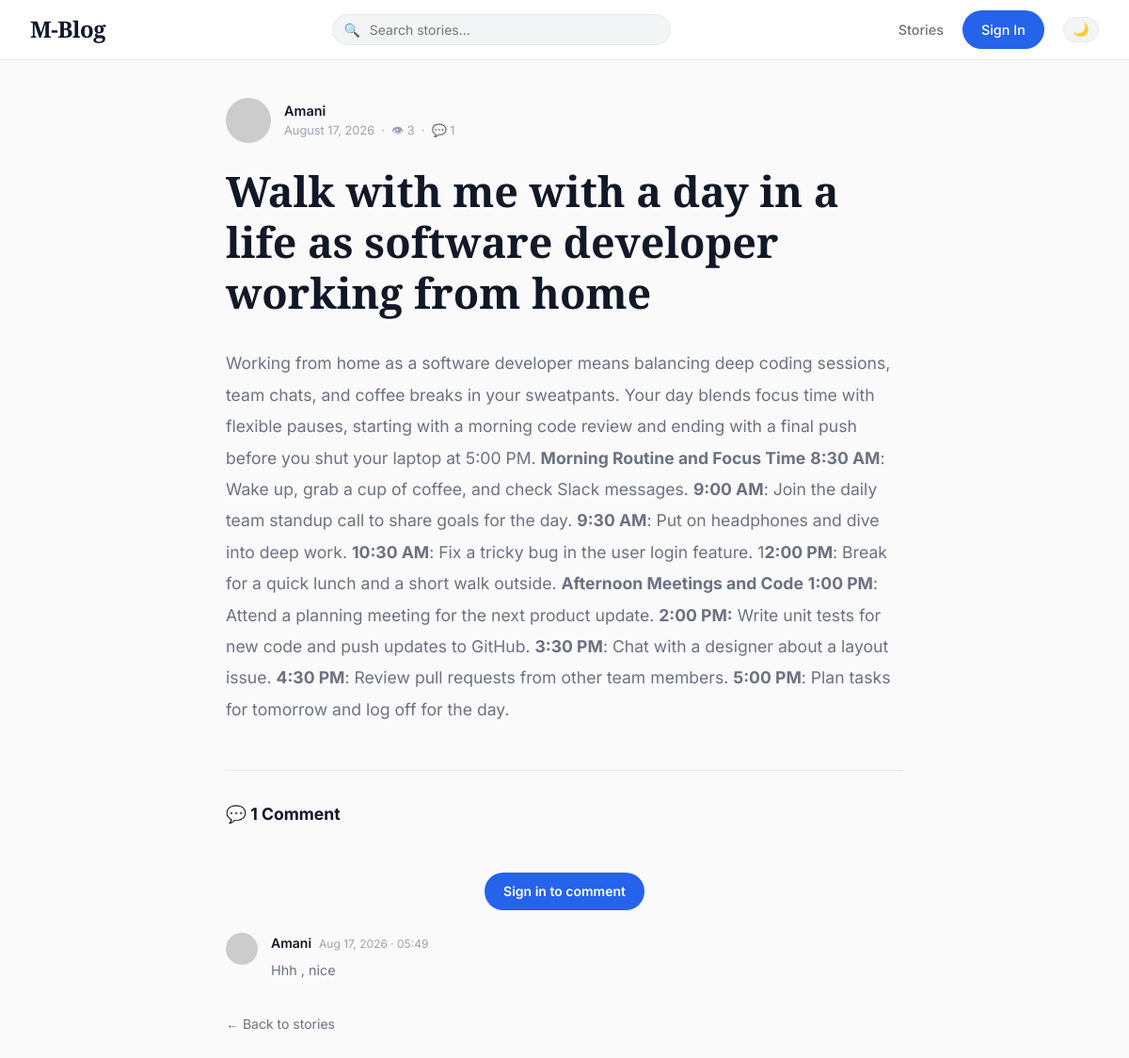
Screenshot of /post/2 with the database file from the repository.
### app/models.py (models this page shows, shortened)
class User(UserMixin, db.Model):
    id: so.Mapped[int] = so.mapped_column(primary_key=True)
    username: so.Mapped[str] = so.mapped_column(sa.String(64), index=True)
    email: so.Mapped[str] = so.mapped_column(sa.String(120), index=True, unique=True)
    password_hash: so.Mapped[Optional[str]] = so.mapped_column(sa.String(256))
    about_me: so.Mapped[Optional[str]] = so.mapped_column(sa.String(140))
    last_seen: so.Mapped[Optional[datetime]] = so.mapped_column(
        default=lambda: datetime.now(timezone.utc)
    )
    is_admin: so.Mapped[bool] = so.mapped_column(
        sa.Boolean, default=False, server_default=sa.text('0')
    )
    is_email_verified: so.Mapped[bool] = so.mapped_column(
        sa.Boolean, default=False, server_default=sa.text('1')
    )
    verification_token: so.Mapped[Optional[str]] = so.mapped_column(sa.String(256))
    api_key: so.Mapped[Optional[str]] = so.mapped_column(
        sa.String(64), unique=True, index=True
    )
    github_id: so.Mapped[Optional[str]] = so.mapped_column(sa.String(64))
    posts: so.WriteOnlyMapped['Post'] = so.relationship(
        'Post', back_populates='author'
    )
    comments: so.WriteOnlyMapped['Comment'] = so.relationship(
        'Comment', back_populates='author'
    )
    notifications: so.WriteOnlyMapped['Notification'] = so.relationship(
        'Notification', back_populates='user'
    )
    following: so.WriteOnlyMapped['User'] = so.relationship(
        'User', secondary=followers,
        primaryjoin=(followers.c.follower_id == id),
        secondaryjoin=(followers.c.followed_id == id),
        back_populates='followers'
    )
    followers: so.WriteOnlyMapped['User'] = so.relationship(
        'User', secondary=followers,
        primaryjoin=(followers.c.followed_id == id),
        secondaryjoin=(followers.c.follower_id == id),
        back_populates='following'
    )
    def avatar(self, size):
        digest = md5(self.email.lower().encode('utf-8')).hexdigest()
        return f'https://www.gravatar.com/avatar/{digest}?d=identicon&s={size}'

class Post(db.Model):
    id: so.Mapped[int] = so.mapped_column(primary_key=True)
    title: so.Mapped[Optional[str]] = so.mapped_column(sa.String(140))
    body: so.Mapped[str] = so.mapped_column(sa.Text)
    timestamp: so.Mapped[datetime] = so.mapped_column(
        index=True, default=lambda: datetime.now(timezone.utc)
    )
    user_id: so.Mapped[int] = so.mapped_column(sa.ForeignKey(User.id), index=True)
    view_count: so.Mapped[int] = so.mapped_column(
        sa.Integer, default=0, server_default=sa.text('0')
    )
    author: so.Mapped[User] = so.relationship('User', back_populates='posts')
    tags: so.Mapped[list['Tag']] = so.relationship(
        'Tag', secondary=post_tags, back_populates='posts'
    )
    comments: so.WriteOnlyMapped['Comment'] = so.relationship(
        'Comment', back_populates='post', cascade='all, delete-orphan'
    )

class Comment(db.Model):
    id: so.Mapped[int] = so.mapped_column(primary_key=True)
    body: so.Mapped[str] = so.mapped_column(sa.Text)
    timestamp: so.Mapped[datetime] = so.mapped_column(
        index=True, default=lambda: datetime.now(timezone.utc)
    )
    user_id: so.Mapped[int] = so.mapped_column(sa.ForeignKey(User.id), index=True)
    post_id: so.Mapped[int] = so.mapped_column(sa.ForeignKey(Post.id), index=True)
    author: so.Mapped[User] = so.relationship('User', back_populates='comments')
    post: so.Mapped[Post] = so.relationship('Post', back_populates='comments')

### app/routes.py (the view)
@app.route('/post/<int:post_id>', methods=['GET'])
def post_detail(post_id):
    post = db.get_or_404(Post, post_id)
    increment_view(post)
    comment_form = CommentForm()
    comments = db.session.scalars(
        post.comments.select().order_by(Comment.timestamp.asc())
    ).all()
    return render_template(
        'post.html', title=post.title or 'Post',
        post=post, comment_form=comment_form, comments=comments,
    )

### app/forms.py
class CommentForm(FlaskForm):
    body = TextAreaField(
        'Your comment', validators=[DataRequired(), Length(min=1, max=1000)]
    )
    submit = SubmitField('Post Comment')

### app/routes.py (called while the page is built, shortened)
def render_markdown(text):
    html = markdown2.markdown(
        text,
        extras=['fenced-code-blocks', 'tables', 'strike', 'task_list']
    )
    return bleach.clean(html, tags=ALLOWED_TAGS, attributes=ALLOWED_ATTRS)

def increment_view(post):
    if current_user.is_authenticated and current_user.id == post.user_id:
        return
    from app import redis_client
    post.view_count = (post.view_count or 0) + 1
    db.session.commit()

@app.before_request
def before_request():
    if current_user.is_authenticated:
        current_user.last_seen = datetime.now(timezone.utc)
        db.session.commit()

### app/templates/post.html (shortened to what this page needs)
{% extends "base.html" %}
{% block content %}
<div class="post-detail">
    <header class="post-detail-header">
        <div class="post-meta" style="margin-bottom:1.5rem;">
            <img src="{{ post.author.avatar(48) }}" class="post-avatar" style="width:48px;height:48px;" alt="{{ post.author.username }}">
            <div>
                <div class="post-author">
                    <a href="{{ url_for('user', username=post.author.username) }}"
                       style="color:var(--text-primary);">{{ post.author.username }}</a>
                </div>
                <div class="post-date">
                    {{ post.timestamp.strftime('%B %d, %Y') }}
                    &nbsp;·&nbsp;
                    <span title="Views">👁 {{ post.view_count }}</span>
                    &nbsp;·&nbsp;
                    <span title="Comments">💬 {{ comments | length }}</span>
                </div>
            </div>
        </div>
        {% if post.title %}
        <h1 class="post-detail-title">{{ post.title }}</h1>
        {% endif %}
    </header>
    <div class="post-detail-body">
        {{ post.body | markdown | safe }}
    </div>
    <section class="comments-section" aria-label="Comments">
        <h2 class="comments-title">
            💬 {{ comments | length }} Comment{{ 's' if comments | length != 1 else '' }}
        </h2>
        {% if current_user.is_authenticated %}
        <div class="comment-form-wrap">
            <div style="display:flex;gap:.75rem;align-items:flex-start;margin-bottom:.75rem;">
                <img src="{{ current_user.avatar(34) }}" class="comment-avatar" alt="{{ current_user.username }}">
                <span style="font-weight:600;font-size:.875rem;padding-top:.15rem;">{{ current_user.username }}</span>
            </div>
            <form action="{{ url_for('add_comment', post_id=post.id) }}" method="post" id="comment-form">
                {{ comment_form.hidden_tag() }}
                {{ comment_form.body(placeholder="Share your thoughts…", id="comment-body") }}
                {% for error in comment_form.body.errors %}
                <span class="form-error">{{ error }}</span>
                {% endfor %}
                <button type="submit" class="btn-primary" id="comment-submit">Post Comment</button>
            </form>
        </div>
        {% else %}
        <div style="text-align:center;padding:1.5rem;color:var(--text-muted);font-size:.9rem;">
            <a href="{{ url_for('login') }}" class="btn-primary">Sign in to comment</a>
        </div>
        {% endif %}
        {% if comments %}
        <div id="comment-list">
            {% for comment in comments %}
            <div class="comment" id="comment-{{ comment.id }}">
                <img src="{{ comment.author.avatar(34) }}" class="comment-avatar" alt="{{ comment.author.username }}">
                <div class="comment-body-wrap">
                    <div class="comment-meta">
                        <a href="{{ url_for('user', username=comment.author.username) }}" class="comment-author"
                           style="color:var(--text-primary);">{{ comment.author.username }}</a>
                        <span class="comment-date">{{ comment.timestamp.strftime('%b %d, %Y · %H:%M') }}</span>
                    </div>
                    <p class="comment-body">{{ comment.body }}</p>
                </div>
            </div>
            {% endfor %}
        </div>
        {% else %}
        <div style="text-align:center;padding:2rem;color:var(--text-muted);">
            No comments yet. Be the first!
        </div>
        {% endif %}
    </section>
</div>
<div style="max-width:720px;margin:2rem auto 0;">
    <a href="{{ url_for('index') }}" style="font-size:.875rem;color:var(--text-secondary);">← Back to stories</a>
</div>
{% endblock %}

### app/static/css/style.css (style rules this page uses)
:root { --bg-color: #fafafa; --bg-subtle: #f3f4f6; --text-primary: #111827; --text-secondary: #6b7280; --text-muted: #9ca3af; --border-color: #e5e7eb; --primary: #2563eb; --primary-hover: #1d4ed8; --primary-subtle: #eff6ff; --success: #16a34a; --danger: #dc2626; --card-bg: #ffffff; --card-shadow: 0 1px 3px rgba(0,0,0,.06), 0 1px 2px rgba(0,0,0,.04); --card-shadow-hover: 0 4px 20px rgba(0,0,0,.1); --font-serif: 'Playfair Display', serif; --font-sans: 'Inter', sans-serif; --max-width: 1200px; --radius-sm: 6px; --radius-md: 12px; --radius-lg: 18px; --radius-pill: 999px; --transition: 0.2s ease; --navbar-h: 64px; }
*, *::before, *::after { box-sizing: border-box; margin: 0; padding: 0; }
html { scroll-behavior: smooth; }
body { font-family: var(--font-sans); background-color: var(--bg-color); color: var(--text-primary); line-height: 1.6; -webkit-font-smoothing: antialiased; transition: background-color var(--transition), color var(--transition); padding-top: var(--navbar-h); }
h1, h2, h3, h4, h5, h6 { font-family: var(--font-serif); font-weight: 700; color: var(--text-primary); margin-bottom: .75rem; }
a { color: var(--primary); text-decoration: none; transition: color var(--transition); }
img { max-width: 100%; }
.btn-primary { background-color: var(--primary); color: #fff !important; padding: .55rem 1.25rem; border-radius: var(--radius-pill); font-weight: 600; font-size: .875rem; border: none; cursor: pointer; transition: background var(--transition), transform .1s; display: inline-flex; align-items: center; gap: .4rem; }
.post-meta { display: flex; align-items: center; gap: .875rem; margin-bottom: .875rem; }
.post-avatar { width: 38px; height: 38px; border-radius: 50%; object-fit: cover; }
.post-author { font-weight: 600; font-size: .9rem; color: var(--text-primary); }
.post-date { font-size: .8rem; color: var(--text-muted); }
.post-detail { max-width: 720px; margin: 0 auto; }
.post-detail-header { margin-bottom: 2rem; }
.post-detail-title { font-size: clamp(1.8rem, 4vw, 2.8rem); line-height: 1.2; margin-bottom: 1rem; }
.post-detail-body { font-size: 1.1rem; line-height: 1.9; color: var(--text-secondary); }
.post-detail-body p { margin-bottom: 1.25rem; }
.comments-section { max-width: 720px; margin: 3rem auto 0; padding-top: 2rem; border-top: 1px solid var(--border-color); }
.comments-title { font-size: 1.1rem; font-family: var(--font-sans); font-weight: 700; margin-bottom: 1.5rem; }
.comment { display: flex; gap: .875rem; margin-bottom: 1.5rem; animation: slide-in .25s ease; }
.comment-avatar { width: 34px; height: 34px; border-radius: 50%; flex-shrink: 0; object-fit: cover; }
.comment-body-wrap { flex: 1; }
.comment-meta { display: flex; align-items: center; gap: .5rem; margin-bottom: .35rem; }
.comment-author { font-weight: 600; font-size: .875rem; }
.comment-date { font-size: .75rem; color: var(--text-muted); }
.comment-body { font-size: .9rem; color: var(--text-secondary); line-height: 1.65; }

### rows the page displays
User: author.username "Amani"
Post: timestamp "August 17, 2026", view_count "3", title "Walk with me with a day in a life as software developer working from home", body "Working from home as a software developer means balancing deep coding sessions, team chats, and coffee breaks in your sweatpants. Your day blends focus time with flexible pauses, starting with a morning code review and ending with a final push before you shut your laptop at 5:00 PM. Morning Routine and Focus Time 8:30 AM : Wake up, grab a cup of coffee, and check Slack messages. 9:00 AM : Join the daily team standup call to share goals for the day. 9:30 AM : Put on headphones and dive into deep work. 10:30 AM : Fix a tricky bug in the user login feature. 1 2:00 PM : Break for a quick lunch and a short walk outside. Afternoon Meetings and Code 1:00 PM : Attend a planning meeting for the next…"
Comment: author.username "Amani", timestamp "Aug 17, 2026 · 05:49", body "Hhh , nice"

### other values shown
{{ comments | length }} "1"
